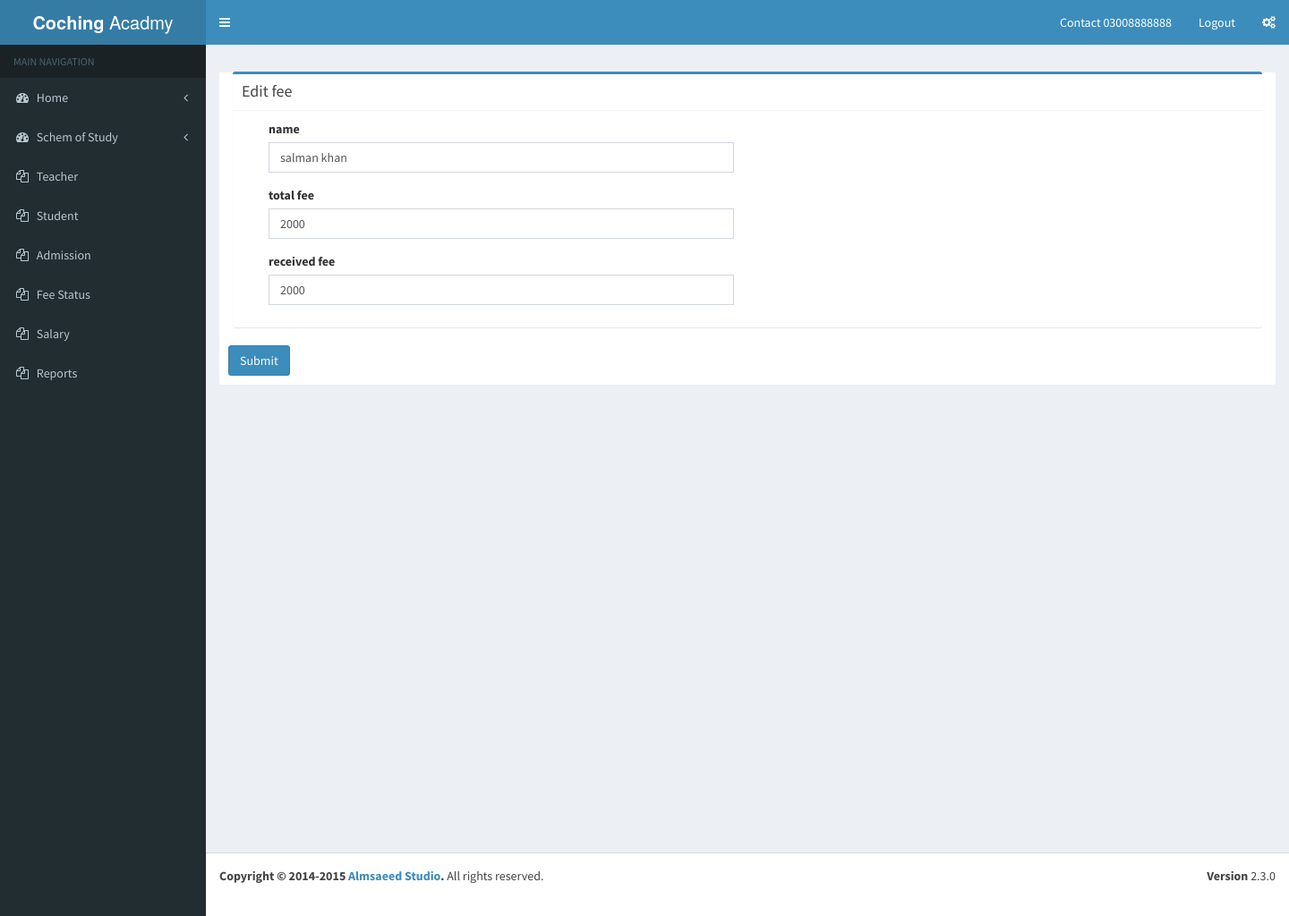
The app's page /fee_edit.php?id=10 with its own data.
### tables this page shows
CREATE TABLE `fee` (
  `s.no` int(255) NOT NULL,
  `name` varchar(255) NOT NULL,
  `total_fee` varchar(255) NOT NULL,
  `received` varchar(255) NOT NULL
);

### fee_edit.php (the view, shortened to what this page needs)
<?php
include 'include/conn.php';
include 'include/header.php';
include 'include/leftsidebar.php';
$idget=$_GET['id'];
$sql = ("SELECT * FROM `fee` WHERE `s.no` = '$idget'");
$stmt = $conn->prepare($sql);
$stmt->execute();
$result = $stmt->fetchAll();
?>
      <div class="content-wrapper">
        <section class="content">
<section class="content">
          <div class="row">
            <div class="col-md-12">
              <div class="box box-primary">
                <div class="box-header with-border">
                  <h3 class="box-title">Edit fee</h3>
                </div>
                <form role="form" method="post">
                  <div class="box-body">
                    <div class="form-group col-md-12">
                     	<div class="col-md-6"> <label for="exampleInputEmail1">name</label>
                      <input type="text" name="name" class="form-control" id="exampleInputEmail1" placeholder="Enter Name" value="<?=$result[0]['name']?>">
					  </div>
					  	<div class="col-md-6"></div>
                    </div>
                    <div class="form-group col-md-12">
                    <div class="col-md-6">  <label for="exampleInputPassword1">total fee</label>
                      <input type="text" name="total_fee" class="form-control" id="exampleInputPassword1" placeholder="enter total fee" value="<?=$result[0]['total_fee']?>">
                      </div>
					  <div class="col-md-6"></div>
				   </div>
					 <div class="form-group col-md-12">
                      <div class="col-md-6"><label for="exampleInputPassword1">received fee</label>
                      <input type="text" name="received" class="form-control" id="exampleInputPassword1" placeholder="enter received fee" value="<?=$result[0]['received']?>">
                    </div>
					<div class="col-md-6"></div>
					</div>
                    </div>
				</div>
				</div>
                  <div class="box-footer">
                    <button type="submit" name="submit" class="btn btn-primary">Submit</button>
                  </div>
              </div>
        </section>
      </div>
</div>
<?php include 'include/footer.php';?>

### records on screen
fee: name "salman khan", total_fee "2000", received "2000"
